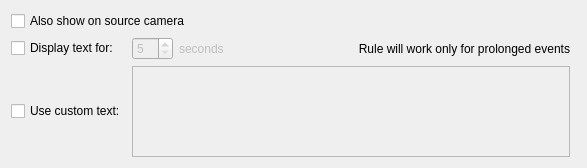
<?xml version="1.0" encoding="UTF-8"?>
<ui version="4.0">
 <class>ShowTextOverlayActionWidget</class>
 <widget class="QWidget" name="ShowTextOverlayActionWidget">
  <property name="geometry">
   <rect>
    <x>0</x>
    <y>0</y>
    <width>587</width>
    <height>168</height>
   </rect>
  </property>
  <property name="windowTitle">
   <string/>
  </property>
  <layout class="QGridLayout" name="gridLayout">
   <item row="2" column="1">
    <layout class="QHBoxLayout" name="horizontalLayout_3">
     <item>
      <widget class="QWidget" name="durationWidget" native="true">
       <property name="enabled">
        <bool>false</bool>
       </property>
       <layout class="QHBoxLayout" name="horizontalLayout" stretch="0,0">
        <property name="leftMargin">
         <number>0</number>
        </property>
        <property name="topMargin">
         <number>0</number>
        </property>
        <property name="rightMargin">
         <number>0</number>
        </property>
        <property name="bottomMargin">
         <number>0</number>
        </property>
        <item>
         <widget class="QSpinBox" name="durationSpinBox">
          <property name="suffix">
           <string/>
          </property>
          <property name="minimum">
           <number>5</number>
          </property>
          <property name="maximum">
           <number>30</number>
          </property>
         </widget>
        </item>
        <item>
         <widget class="QLabel" name="durationSuffixLabel">
          <property name="sizePolicy">
           <sizepolicy hsizetype="Minimum" vsizetype="Preferred">
            <horstretch>0</horstretch>
            <verstretch>0</verstretch>
           </sizepolicy>
          </property>
          <property name="text">
           <string>seconds</string>
          </property>
         </widget>
        </item>
       </layout>
      </widget>
     </item>
     <item>
      <spacer name="horizontalSpacer_2">
       <property name="orientation">
        <enum>Qt::Horizontal</enum>
       </property>
       <property name="sizeHint" stdset="0">
        <size>
         <width>40</width>
         <height>20</height>
        </size>
       </property>
      </spacer>
     </item>
     <item>
      <widget class="QLabel" name="ruleWarning">
       <property name="sizePolicy">
        <sizepolicy hsizetype="Expanding" vsizetype="Preferred">
         <horstretch>0</horstretch>
         <verstretch>0</verstretch>
        </sizepolicy>
       </property>
       <property name="text">
        <string>Rule will work only for prolonged events</string>
       </property>
       <property name="alignment">
        <set>Qt::AlignRight|Qt::AlignTrailing|Qt::AlignVCenter</set>
       </property>
       <property name="wordWrap">
        <bool>false</bool>
       </property>
      </widget>
     </item>
    </layout>
   </item>
   <item row="1" column="0" colspan="3">
    <layout class="QHBoxLayout" name="horizontalLayout_2">
     <property name="spacing">
      <number>0</number>
     </property>
     <item>
      <widget class="QCheckBox" name="useSourceCheckBox">
       <property name="text">
        <string>Also show on source camera</string>
       </property>
      </widget>
     </item>
     <item>
      <spacer name="horizontalSpacer">
       <property name="orientation">
        <enum>Qt::Horizontal</enum>
       </property>
       <property name="sizeHint" stdset="0">
        <size>
         <width>40</width>
         <height>20</height>
        </size>
       </property>
      </spacer>
     </item>
    </layout>
   </item>
   <item row="2" column="0">
    <widget class="QCheckBox" name="fixedDurationCheckBox">
     <property name="text">
      <string>Display text for:</string>
     </property>
    </widget>
   </item>
   <item row="5" column="0">
    <widget class="QCheckBox" name="customTextCheckBox">
     <property name="text">
      <string>Use custom text:</string>
     </property>
    </widget>
   </item>
   <item row="5" column="1">
    <widget class="QPlainTextEdit" name="customTextEdit">
     <property name="enabled">
      <bool>false</bool>
     </property>
     <property name="horizontalScrollBarPolicy">
      <enum>Qt::ScrollBarAlwaysOff</enum>
     </property>
     <property name="centerOnScroll">
      <bool>false</bool>
     </property>
    </widget>
   </item>
  </layout>
 </widget>
 <resources/>
 <connections/>
</ui>
